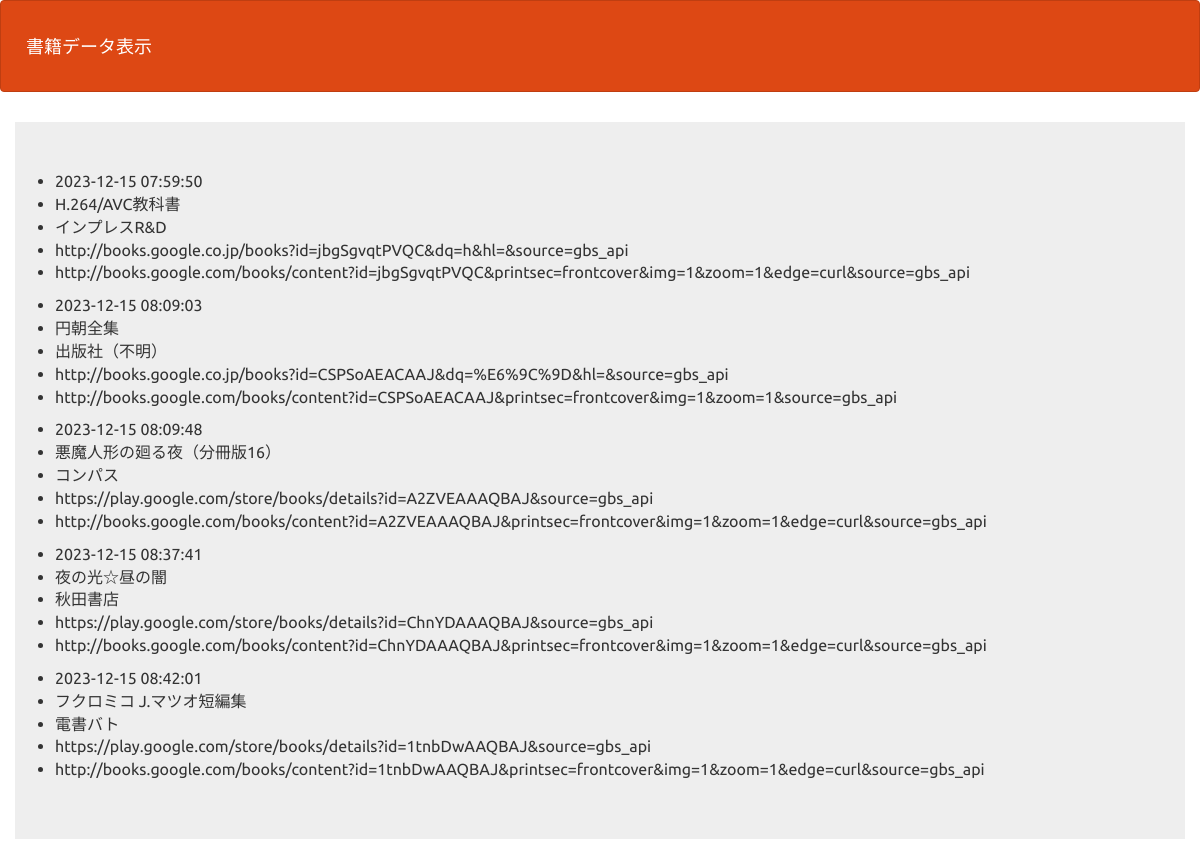
The page /select.php on the database its author committed.
### tables this page shows
CREATE TABLE `gs_bm_table` (
  `id` int(12) NOT NULL,
  `title` varchar(64) NOT NULL,
  `publisher` varchar(64) NOT NULL,
  `link` text NOT NULL,
  `imgLink` text NOT NULL,
  `date` datetime NOT NULL
);

### funcs.php (called while the page is built)
<?php
function h($str) {
    return htmlspecialchars($str, ENT_QUOTES);
  }

### select.php (the view, shortened to what this page needs)
<?php
require_once('funcs.php');
try {
  $pdo = new PDO('mysql:dbname=gs_db231216;charset=utf8;host=localhost', 'root', '');
} catch (PDOException $e) {
  exit('DBConnectError:' . $e->getMessage());
}
$stmt = $pdo->prepare("SELECT * FROM gs_bm_table");
$status = $stmt->execute();
$view="";
if ($status==false) {
  $error = $stmt->errorInfo();
  exit("ErrorQuery:".$error[2]);
}else{
  while( $result = $stmt->fetch(PDO::FETCH_ASSOC)){
    $view .= "<ul>";
    $view .= "<li>" . h($result['date']) . "</li>";
    $view .= "<li>" . h($result['title']) . "</li>";
    $view .= "<li>" . h($result['publisher']) . "</li>";
    $view .= "<li>" . h($result['link']) . "</li>";
    $view .= "<li>" . h($result['imgLink']) . "</li>";
    $view .= "</ul>";
  }
}
?>
<!DOCTYPE html>
<html lang="ja">
<head>
<link rel="stylesheet" href="css/range.css">
<link href="css/bootstrap.min.css" rel="stylesheet">
</head>
<body id="main">
<header>
  <nav class="navbar navbar-default">
    <div class="container-fluid">
      <div class="navbar-header">
      <a class="navbar-brand" href="index.php">書籍データ表示</a>
      </div>
    </div>
  </nav>
</header>
<div>
    <div class="container jumbotron"><?= $view ?></div>
</div>
</body>
</html>

### select.php (style rules this page uses)
div { padding: 10px;font-size:16px; }

### rows shown on the page
gs_bm_table: date "2023-12-15 07:59:50", title "H.264/AVC教科書", publisher "インプレスR&D", link "http://books.google.co.jp/books?id=jbgSgvqtPVQC&dq=h&hl=&source=gbs_api", imgLink "http://books.google.com/books/content?id=jbgSgvqtPVQC&printsec=frontcover&img=1&zoom=1&edge=curl&source=gbs_api"
gs_bm_table: date "2023-12-15 08:09:03", title "円朝全集", publisher "出版社（不明）", link "http://books.google.co.jp/books?id=CSPSoAEACAAJ&dq=%E6%9C%9D&hl=&source=gbs_api", imgLink "http://books.google.com/books/content?id=CSPSoAEACAAJ&printsec=frontcover&img=1&zoom=1&source=gbs_api"
gs_bm_table: date "2023-12-15 08:09:48", title "悪魔人形の廻る夜（分冊版16）", publisher "コンパス", link "https://play.google.com/store/books/details?id=A2ZVEAAAQBAJ&source=gbs_api", imgLink "http://books.google.com/books/content?id=A2ZVEAAAQBAJ&printsec=frontcover&img=1&zoom=1&edge=curl&source=gbs_api"
gs_bm_table: date "2023-12-15 08:37:41", title "夜の光☆昼の闇", publisher "秋田書店", link "https://play.google.com/store/books/details?id=ChnYDAAAQBAJ&source=gbs_api", imgLink "http://books.google.com/books/content?id=ChnYDAAAQBAJ&printsec=frontcover&img=1&zoom=1&edge=curl&source=gbs_api"
gs_bm_table: date "2023-12-15 08:42:01", title "フクロミコ J.マツオ短編集", publisher "電書バト", link "https://play.google.com/store/books/details?id=1tnbDwAAQBAJ&source=gbs_api", imgLink "http://books.google.com/books/content?id=1tnbDwAAQBAJ&printsec=frontcover&img=1&zoom=1&edge=curl&source=gbs_api"
